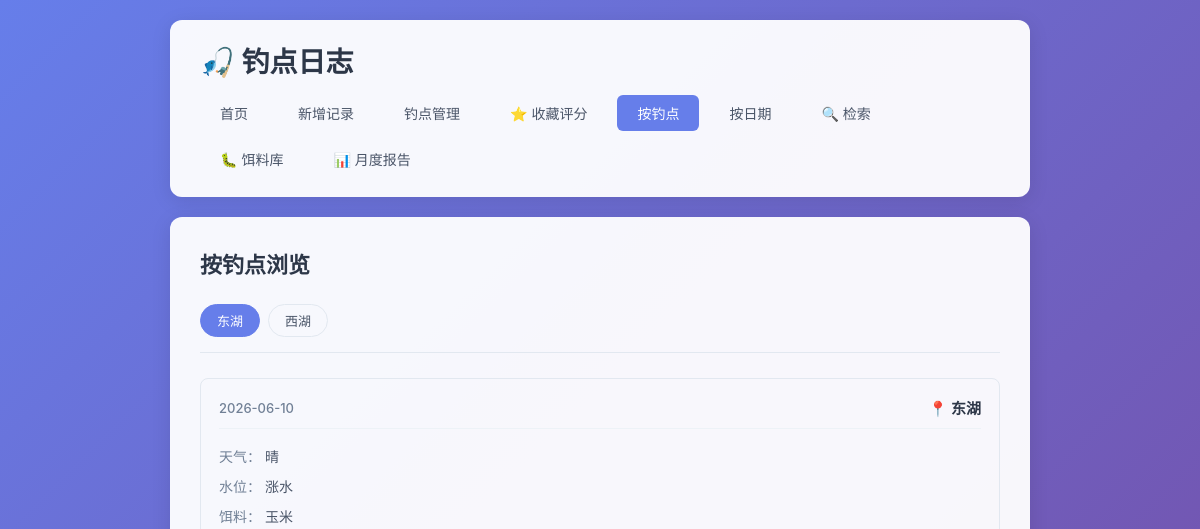
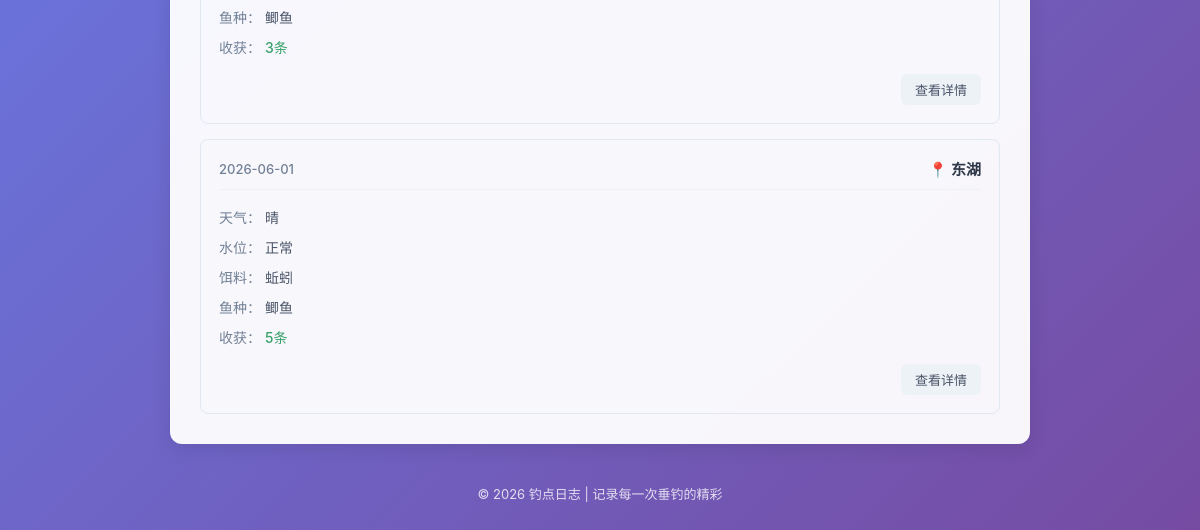
/by-spot, run on an earlier commit of the app's database (2 pictures, top to bottom).
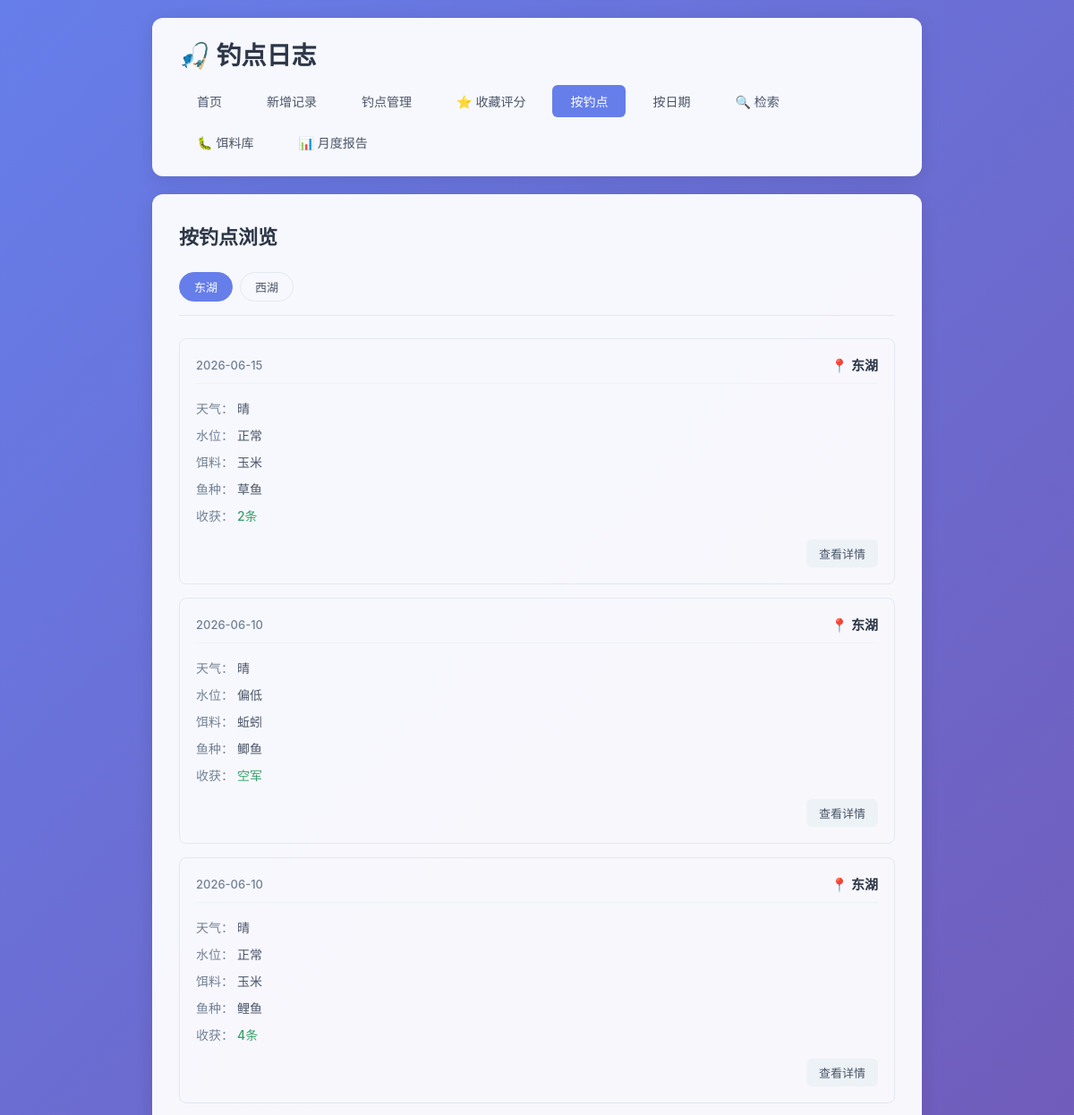
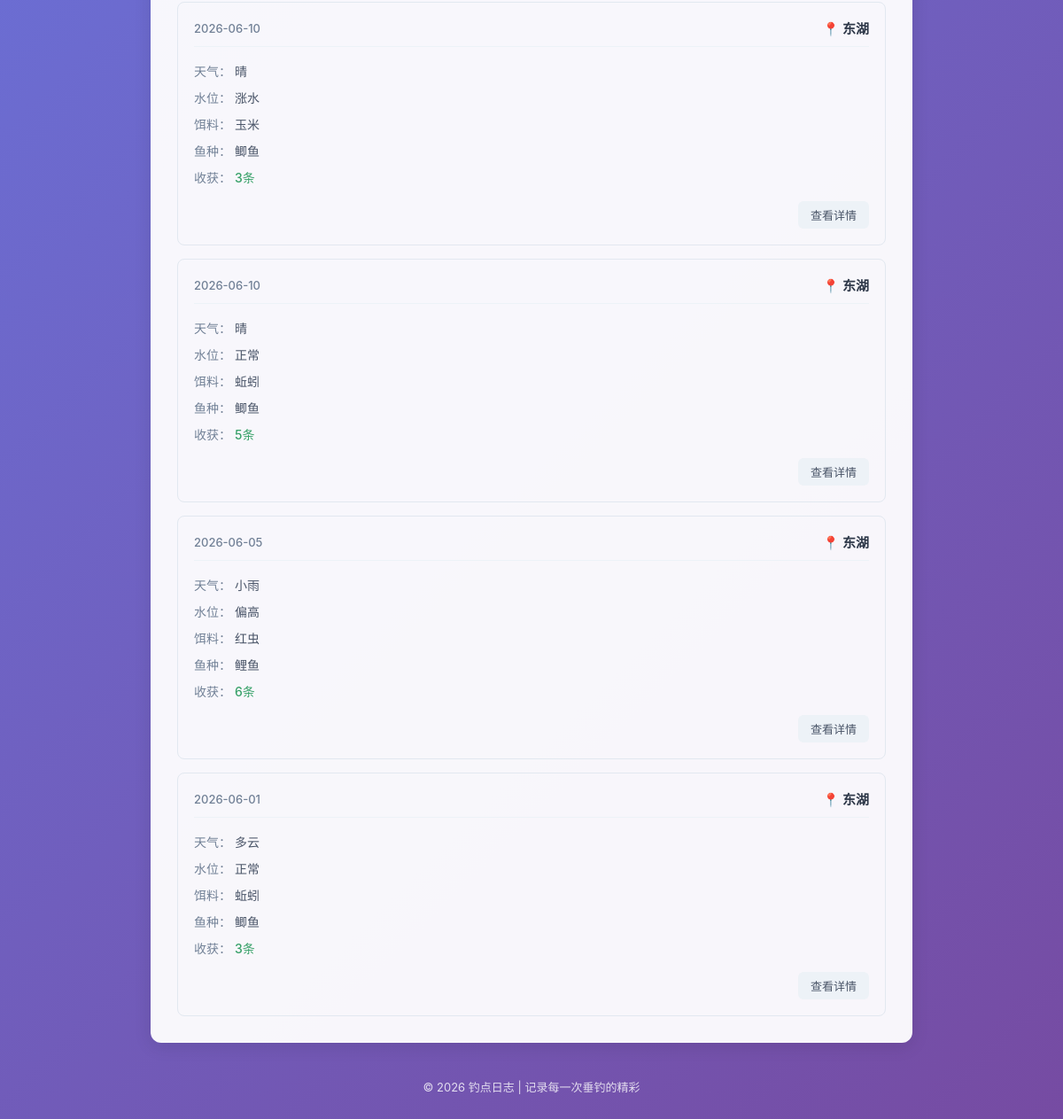
And on a later commit of the database (2 pictures, top to bottom).
### tables this page shows
CREATE TABLE fishing_logs (
            id INTEGER PRIMARY KEY AUTOINCREMENT,
            spot TEXT NOT NULL,
            weather TEXT NOT NULL,
            water_level TEXT NOT NULL,
            bait TEXT NOT NULL,
            fish_species TEXT NOT NULL,
            harvest TEXT NOT NULL,
            next_strategy TEXT,
            created_at DATE NOT NULL
        , temperature TEXT, humidity TEXT, wind TEXT);

### app.py (the view)
@app.route('/by-spot')
def by_spot():
    conn = get_db()
    spots = conn.execute('SELECT DISTINCT spot FROM fishing_logs ORDER BY spot').fetchall()
    spot_list = [row['spot'] for row in spots]
    selected_spot = request.args.get('spot', spot_list[0] if spot_list else None)
    logs = []
    if selected_spot:
        logs = conn.execute(
            'SELECT * FROM fishing_logs WHERE spot = ? ORDER BY created_at DESC, id DESC',
            (selected_spot,)
        ).fetchall()
    conn.close()
    return render_template('by_spot.html', spot_list=spot_list, selected_spot=selected_spot, logs=logs)

### app.py (called while the page is built)
def get_db():
    conn = sqlite3.connect(DB_PATH)
    conn.row_factory = sqlite3.Row
    return conn

### templates/by_spot.html (shortened to what this page needs)
{% extends 'base.html' %}
{% block content %}
    <div class="page-header">
        <h2>按钓点浏览</h2>
    </div>
    {% if spot_list %}
        <div class="filter-bar">
            {% for spot in spot_list %}
                <a href="{{ url_for('by_spot', spot=spot) }}"
                   class="filter-btn {% if spot == selected_spot %}active{% endif %}">
                    {{ spot }}
                </a>
            {% endfor %}
        </div>
        {% if logs %}
            <div class="log-list">
                {% for log in logs %}
                    <div class="log-card">
                        <div class="log-header">
                            <span class="log-date">{{ log['created_at'] }}</span>
                            <span class="log-spot">📍 {{ log['spot'] }}</span>
                        </div>
                        <div class="log-body">
                            <div class="log-row">
                                <span class="label">天气：</span>
                                <span>{{ log['weather'] }}</span>
                            </div>
                            <div class="log-row">
                                <span class="label">水位：</span>
                                <span>{{ log['water_level'] }}</span>
                            </div>
                            <div class="log-row">
                                <span class="label">饵料：</span>
                                <span>{{ log['bait'] }}</span>
                            </div>
                            <div class="log-row">
                                <span class="label">鱼种：</span>
                                <span>{{ log['fish_species'] }}</span>
                            </div>
                            <div class="log-row">
                                <span class="label">收获：</span>
                                <span class="harvest">{{ log['harvest'] }}</span>
                            </div>
                        </div>
                        <div class="log-footer">
                            <a href="{{ url_for('log_detail', log_id=log['id']) }}" class="btn btn-small">查看详情</a>
                        </div>
                    </div>
                {% endfor %}
            </div>
        {% else %}
            <div class="empty-state">
                <p>该钓点暂无记录</p>
            </div>
        {% endif %}
    {% else %}
        <div class="empty-state">
            <p>还没有任何钓点记录</p>
            <a href="{{ url_for('add_log') }}" class="btn btn-primary">+ 新增记录</a>
        </div>
    {% endif %}
{% endblock %}

What changed in the data, as far as the page shows it:
removed fishing_logs: created_at "2026-06-01", spot "东湖", weather "晴", water_level "正常", bait "蚯蚓", fish_species "鲫鱼", harvest "5条"
added fishing_logs: created_at "2026-06-15", spot "东湖", weather "晴", water_level "正常", bait "玉米", fish_species "草鱼", harvest "2条"
added fishing_logs: created_at "2026-06-10", spot "东湖", weather "晴", water_level "偏低", bait "蚯蚓", fish_species "鲫鱼", harvest "空军"
added fishing_logs: created_at "2026-06-10", spot "东湖", weather "晴", water_level "正常", bait "玉米", fish_species "鲤鱼", harvest "4条"
added fishing_logs: created_at "2026-06-10", spot "东湖", weather "晴", water_level "正常", bait "蚯蚓", fish_species "鲫鱼", harvest "5条"
added fishing_logs: created_at "2026-06-05", spot "东湖", weather "小雨", water_level "偏高", bait "红虫", fish_species "鲤鱼", harvest "6条"
added fishing_logs: created_at "2026-06-01", spot "东湖", weather "多云", water_level "正常", bait "蚯蚓", fish_species "鲫鱼", harvest "3条"
